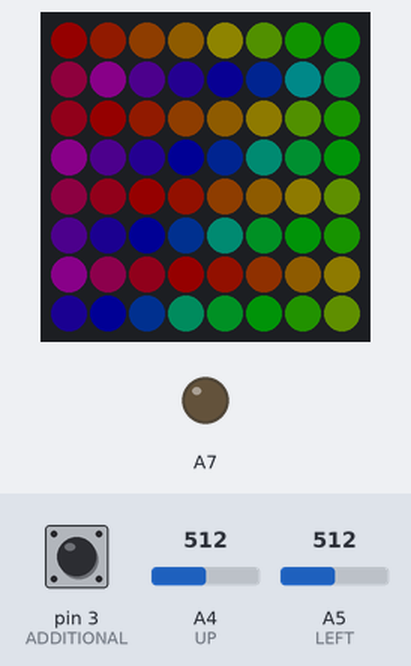
A sketch run on a simulated Arduino Nano, built for the host (arithmetic inside an expression is 32-bit, double 64-bit). Parts: 8×8 RGB LED matrix (first LED top left, wired row by row), output pins drawn as LEDs (lit = HIGH). Inputs (shaded band) come from the test bench; at power-on: pin 3 (ADDITIONAL) HIGH, A5 (LEFT) = 512, A4 (UP) = 512. Dim RGB values are drawn brighter than linear; random numbers use the default seed unless the sketch sets one; EEPROM starts erased.

Above: at 0.7 s.
At 3.8 s:
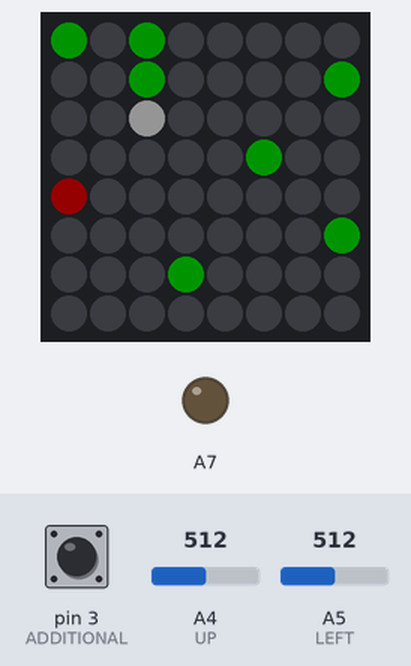
3.9 s: pin 3 (ADDITIONAL) pulled LOW for 0.15 s
At 4.48 s:
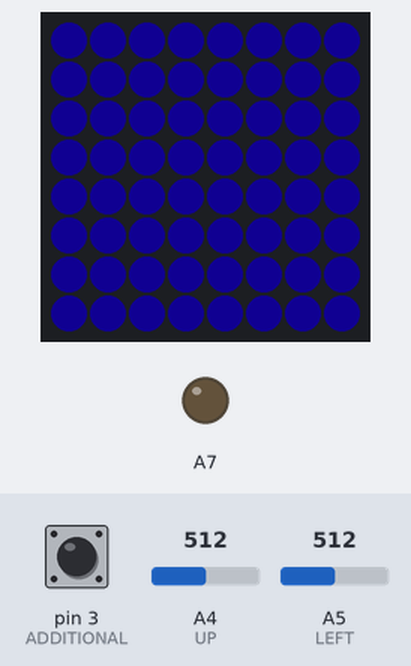
4.6 s: A5 (LEFT) set to 306
At 5.45 s:
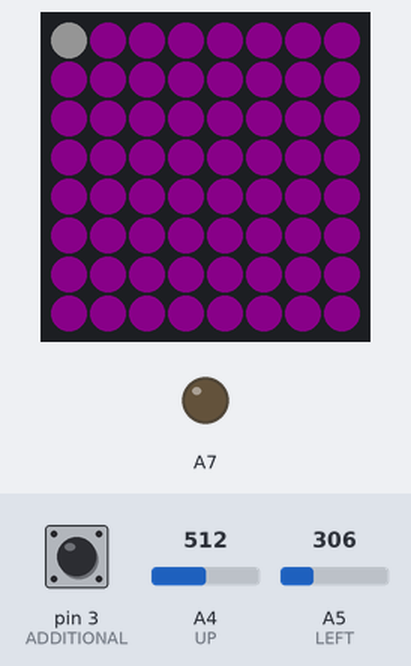
6.7 s: A4 (UP) set to 546
9.7 s: A4 (UP) set to 573
At 11.0 s:
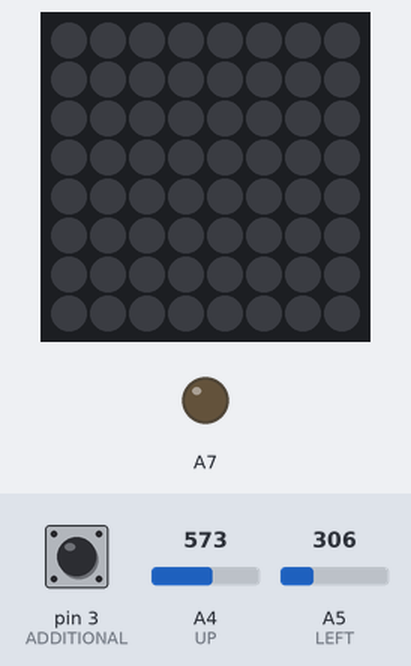
11.3 s: A4 (UP) set to 472
12.8 s: A4 (UP) set to 450
At 12.95 s:
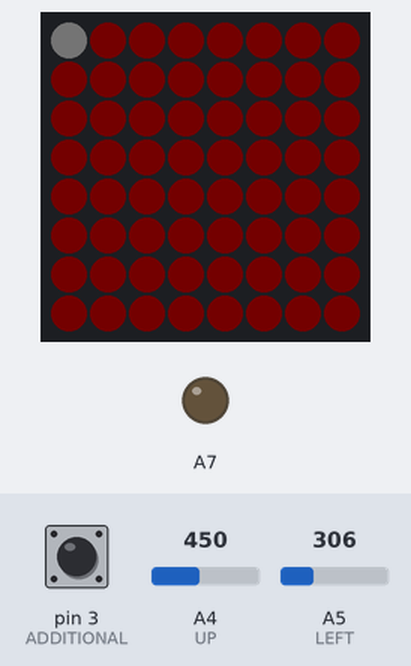

The sketch:

snake.ino
```cpp
#include <EEPROM.h>
#include <FastLED.h>

#define LED_PIN  4
#define COLOR_ORDER GRB
#define CHIPSET     WS2811

const uint8_t kMatrixWidth = 8;
const uint8_t kMatrixHeight = 8;
const bool    kMatrixSerpentineLayout = true;
boolean paused = false, blinky = true;
int BRIGHTNESS = 20;
long previous, interval = 250;

#define LEFT A5
#define UP A4
#define ADDITIONAL 3

#define NUM_LEDS (kMatrixWidth * kMatrixHeight)
CRGB leds_plus_safety_pixel[ NUM_LEDS + 1];
CRGB* const leds( leds_plus_safety_pixel + 1);

uint16_t XYsafe( uint8_t x, uint8_t y)
{
  if ( x >= kMatrixWidth) return -1;
  if ( y >= kMatrixHeight) return -1;
  return XY(x, y);
}

//SNAKESNAKESNAKESNAKESNAKESNAKE
unsigned int len = 1, x = 2, y = 2, pos = 0, dir = -1;
int food = 32;
int snake[NUM_LEDS];
int high = 0;

void setup() {
  pinMode(LEFT, INPUT);
  pinMode(UP, INPUT);
  pinMode(ADDITIONAL, INPUT_PULLUP);
  pinMode(A7, OUTPUT);

  FastLED.addLeds<CHIPSET, LED_PIN, COLOR_ORDER>(leds, NUM_LEDS).setCorrection(TypicalSMD5050);
  FastLED.setBrightness( BRIGHTNESS );

  FastLED.showColor(CRGB(255, 0, 0));
  delay(200);
  analogWrite(A7, 1024);
  FastLED.showColor(CRGB(0, 255, 0));
  delay(200);
  FastLED.showColor(CRGB(0, 0, 255));
  delay(200);
  FastLED.showColor(CRGB(0, 0, 0));

  for (int i = 1; i < NUM_LEDS - 1; i++)
  {
    snake[i] = -1;
  }
  pos = XY(x, y);
  high = (int)EEPROM.read(1);

  for (int i = 0; i < high; i++)
  {
    leds[i] = CHSV(i * 15, 255, 255);
  }
  FastLED.show();
  delay(2000);
}

void loop() {
  const int thresh = 50;
  int up = analogRead(UP) - 512;
  int left = 512 - analogRead(LEFT);

  if (abs(up) > abs(left))
  {
    if (up < -thresh) {
      dir = 2;
    }
    if (up > thresh) {
      dir = 0;
    }
  }
  else {
    if (left < -thresh) {
      dir = 1;
    }
    if (left > thresh) {
      dir = 3;
    }
  }

  if (!digitalRead(ADDITIONAL)) {
    while (!digitalRead(ADDITIONAL)) {}
    paused = !paused;
    delay(250);
    if (!paused)
    {
      fill_solid(leds, NUM_LEDS, CRGB(0,0,0));
      for (int i = 1; i < NUM_LEDS - 1; i++)
      {
        if (snake[i] >= 0) {
          leds[snake[i]] = CRGB(0, 255, 0);
        }
      }

      leds[XY(x, y)] = CRGB(255, 255, 255);
      leds[food] = CRGB::Red;
      FastLED.show();
      delay(250);
      FastLED.showColor(CRGB(0, 0, 0));
      delay(250);
      FastLED.show();
      delay(125);
      FastLED.showColor(CRGB(0, 0, 0));
      delay(125);
      FastLED.show();
      delay(75);
      FastLED.showColor(CRGB(0, 0, 0));
      delay(75);
      previous = millis();
    }
  }

  if (!paused) {
    if (millis() - previous > interval) {
      previous = millis();
      switch (dir) {
        default: break;
        case 0: y--; break;
        case 1: x--; break;
        case 2: y++; break;
        case 3: x++; break;
      }
      if (XYsafe(x, y) == -1)
      {
        death();
      }
      else {
        pos = XY(x, y);
        if (leds[pos] == CRGB(0, 255, 0)) {
          leds[pos] = CRGB(0, 0, 255);
          death();
        }
      }

      if (pos == food) {
        len++;
        int r;
waitLoop:
        r = random(0, NUM_LEDS - 1);
        if (!(leds[r] == CRGB(0, 0, 0)))
        {
          goto waitLoop;
        }
        food = r;
      }


      for (int k = NUM_LEDS - 2; k > 0; k--) //shift the array values from point i
      {
        snake[k] = snake[k - 1];
      }

      snake[0] = pos;
      snake[len] = -1;
    }
  }

  if (paused)
  {
    fill_solid(leds, NUM_LEDS, CHSV((millis() / 26), 255, 255));

    if (millis() - previous > interval) {
      previous = millis();
      blinky = !blinky;
    }

    if (blinky) {
      leds[0] = CRGB(255, 255, 255);
    }
    else {
      //leds[0] = CRGB(0, 0, 0);
    }

    if (up < -thresh) {
      BRIGHTNESS = min(255, BRIGHTNESS + 1);
    }
    if (up > thresh) {
      BRIGHTNESS = max(0, BRIGHTNESS - 1);
    }
    if (left < -thresh) {
      interval++;
    }
    if (left > thresh) {
      interval = max(interval - 1, 5);
    }
    FastLED.setBrightness(BRIGHTNESS);
    FastLED.show();
    delay(7);
  }
  else {
    fadeToBlackBy( leds, NUM_LEDS, 55);
    for (int i = 1; i < NUM_LEDS - 1; i++)
    {
      if (snake[i] >= 0) {
        leds[snake[i]] = CRGB(0, 255, 0);
      }
    }

    leds[XY(x, y)] = CRGB(255, 255, 255);
    leds[food] = CRGB::Red;
    FastLED.show();
    FastLED.delay(5);
  }
}

uint16_t XY( uint8_t x, uint8_t y)
{
  uint16_t i;

  if ( kMatrixSerpentineLayout == false) {
    i = (y * kMatrixWidth) + x;
  }

  if ( kMatrixSerpentineLayout == true) {
    if ( y & 0x01) {
      // Odd rows run backwards
      uint8_t reverseX = (kMatrixWidth - 1) - x;
      i = (y * kMatrixWidth) + reverseX;
    } else {
      // Even rows run forwards
      i = (y * kMatrixWidth) + x;
    }
  }

  return i;
}

void death()
{
  CRGB ledTmp[NUM_LEDS];
  for (int j = 0; j < 3; j++) {
    for (int i = 0; i < NUM_LEDS; i++)
    {
      ledTmp[i] = leds[i];
    }
    FastLED.showColor(CRGB(0, 0, 0));
    delay(400);
    for (int i = 0; i < NUM_LEDS; i++)
    {
      leds[i] = ledTmp[i];
    }
    FastLED.show();
    delay(400);
  }

  for (int i = 0; i < 8; i++)
  {
    for (int j = 0; j < 8; j++)
    {
      if ((i + j) % 2 == 0) {
        if (len > high) {
          leds[XY(i, j)] = CRGB::Green;
        }
        else {
          leds[XY(i, j)] = CRGB::Red;
        }
      }
      else {
        leds[XY(i, j)] = CRGB::Gray;
      }
    }
  }
  if (len > high) {
    high = len;
    EEPROM.write(1, (byte)high);
  }

  FastLED.delay(600);
  FastLED.showColor(CRGB(0, 0, 0));
  x = 2; y = 2; dir = -1; len = 1;
  pos = XY(x, y);
  for (int i = 1; i < NUM_LEDS - 1; i++)
  {
    snake[i] = -1;
  }
}
```

Measured:
- the behaviour switches between 562 and 563 on A4 (UP) (found by bisection; images 3 and 4)
- the behaviour switches between 462 and 461 on A4 (UP) (found by bisection; images 4 and 5)
- after the input at 11.3 s, every drawn part: stays the same
- after the input at 12.8 s, the LEDs: change at once (image 5)
- what the display in image 0 shows lasts 2.0 s, from 0.6 s to 2.6 s
